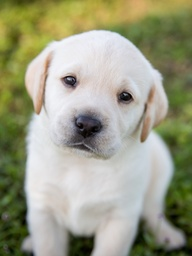
#> input picture ANUANAND/CO1/dog.jpg, 192 x 256 px, shrunk from 602 x 803 before the run
$ jupyter execute --allow-errors imagerotation.ipynb
#> lines starting #> are read from the running program, lines starting #| are printed output that depends on the picture
[cell 1]
import numpy as np
from PIL import Image
from scipy import ndimage
from matplotlib import pyplot as plt
a=Image.open('dog.jpg')
#> a is the input picture: PIL image 192x256 RGB; mean R, G, B 156.8, 157.9, 133.1
b=np.array(a)
c=ndimage.rotate(b,180)
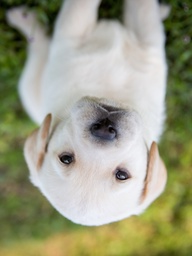
#> c: shape (256, 192, 3); mean R, G, B 156.8, 157.9, 133.1
plt.imshow(c)
